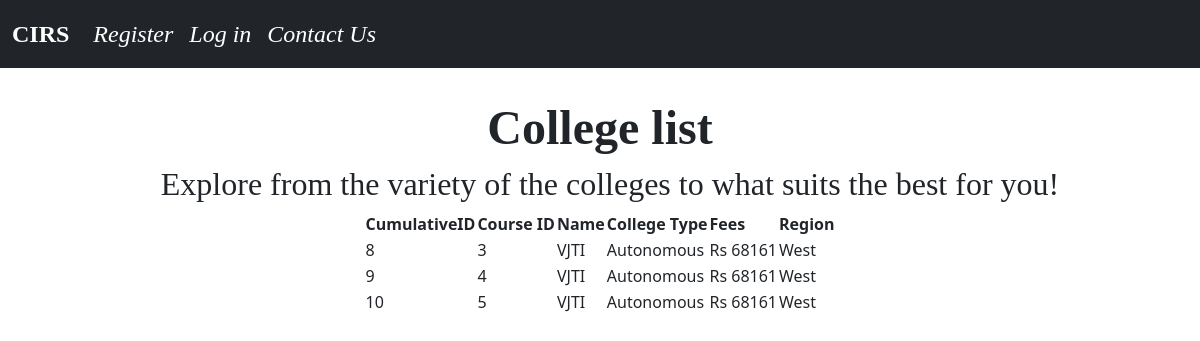
Screenshot of /below_one_lac with the database file from the repository.
### clginfoblog/models.py (models this page shows)
class College(models.Model):
	clg_name = models.CharField(max_length = 255)
	course_id = models.IntegerField()
	course = models.TextField(max_length=255)
	region = models.TextField(max_length=6)
	fees = models.IntegerField()
	clg_type = models.TextField(max_length=255)

### clginfoblog/views.py (the view)
# urls.py: path('below_one_lac',BelowOneLacFeesView.as_view(),name='below_one_lac'),
class BelowOneLacFeesView(ListView):
	model = College
	template_name = 'below_one_lac.html'

### clginfoblog/templates/below_one_lac.html (shortened to what this page needs)
{% extends 'base.html'%}
{% block content %}
<div class="container" align="middle">
<head><font face = "Noe " size = 10><b>College list</b></font></head>
</div>
<body>
<center><h2 style="margin-left:20px;"><font face = "Noe" size = 6>Explore from the variety of the colleges to what suits the best for you!</font></h2>
<center>
<table><font face = "Noe">
   <tr>
    <th>CumulativeID</th><th>Course ID</th><th id="name">Name</th><th>College Type</th><th>Fees</th><th>Region</th>
    </tr>
    {% for product in college_list %}
    {% if product.fees <= 100000 %}
    <tr>
       <td>{{product.id}}</td><td>{{product.course_id}}     </td> <td>{{product.clg_name}}</td> <td> {{product.clg_type}}     </td> <td style="text-align:right">Rs  {{product.fees}}</td><td>{{product.region}}</td>
    </tr>
    {% endif %}
    {%endfor%}
  </table>
</center>
</body>
{% endblock %}

### rows the page displays
College: id "8", course_id "3", clg_name "VJTI", clg_type "Autonomous", fees "68161", region "West"
College: id "9", course_id "4", clg_name "VJTI", clg_type "Autonomous", fees "68161", region "West"
College: id "10", course_id "5", clg_name "VJTI", clg_type "Autonomous", fees "68161", region "West"
